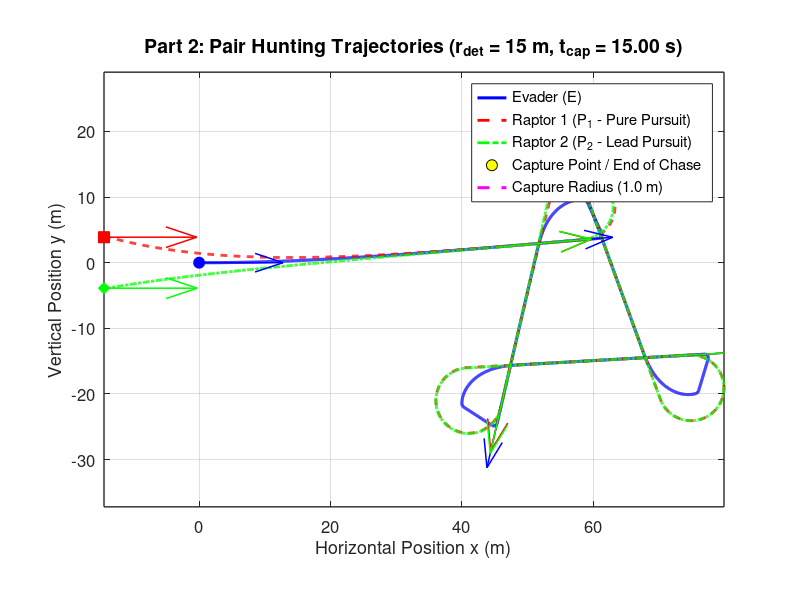
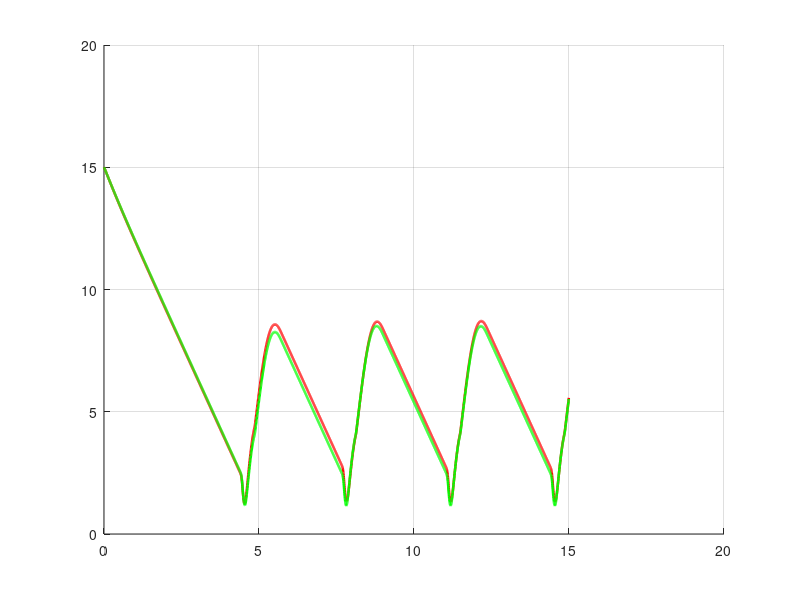

Here is the MATLAB script that generated these plots, in order: (Note: this script raises an error after producing the figures.)
% strategy_2_realistic_radius.m
% Part 2: Cooperative Pair Hunting (Pure Pursuit + Lead Pursuit Pincer)
clear; clc; close all;

%% 1. Model Parameters
v_p = 60 / 3.6;          % Pursuer speed (16.67 m/s)
v_e = 50 / 3.6;          % Evader speed (13.89 m/s)
R_p = 5.0;               % Pursuer min turning radius (m) - Realistic biological limit
R_e = 0.5;               % Evader min turning radius (m)

w_p_max = v_p / R_p;     % Max angular velocity of pursuer (3.33 rad/s)
w_e_max = v_e / R_e;     % Max angular velocity of evader (27.78 rad/s)

l_cap = 1.0;             % Capture radius (m)
r_det = 25.0;            % Initial detection distance (m) [15, 50]
r_jink = 2.5;            % Critical jink distance (m) - Set to optimal
tau_max = 0.6;           % Max look-ahead time for P2 lead pursuit (s)
T_max = 15.0;            % Raptor stamina limit (s)
dt = 0.005;              % Time step (s)
N = round(T_max / dt);
start_distances = [15, 20, 25, 30, 35];
flank_angles = deg2rad([15, 20, 25, 30, 35]);
plot_folder = fullfile(pwd, 'strategy_2_realistic_radius_plots');
if ~exist(plot_folder, 'dir')
    mkdir(plot_folder);
end

for scenario = 1:5
r_det = start_distances(scenario);
%% 2. Initial Conditions (t = 0)
alpha = flank_angles(scenario);

% Preallocate state arrays
x_E  = zeros(1, N); y_E  = zeros(1, N); theta_E  = zeros(1, N);
x_P1 = zeros(1, N); y_P1 = zeros(1, N); theta_P1 = zeros(1, N);
x_P2 = zeros(1, N); y_P2 = zeros(1, N); theta_P2 = zeros(1, N);
d1 = zeros(1, N); d2 = zeros(1, N);
t_vec = (0:N-1) * dt;

% Evader starts at origin facing +x
x_E(1) = 0; y_E(1) = 0; theta_E(1) = 0;

% Pursuer 1 (Top/Left Flank) & Pursuer 2 (Bottom/Right Flank)
x_P1(1) = -r_det * cos(alpha);  y_P1(1) =  r_det * sin(alpha);  theta_P1(1) = 0;
x_P2(1) = -r_det * cos(-alpha); y_P2(1) =  r_det * sin(-alpha); theta_P2(1) = 0;

captured = false;
end_idx = N;

% Evasion state variables
is_jinking = false;
theta_target = 0;
optimal_angle = deg2rad(110); % Optimal inside cut angle found via sweep

%% 3. Time-Stepping Simulation Loop (Forward Euler)
for k = 1:N-1
    d1(k) = hypot(x_E(k) - x_P1(k), y_E(k) - y_P1(k));
    d2(k) = hypot(x_E(k) - x_P2(k), y_E(k) - y_P2(k));
    
    if min(d1(k), d2(k)) <= l_cap
        captured = true;
        end_idx = k;
        break;
    end
    
    % --- Pursuer 1 Control: Pure Pursuit (Direct Line-of-Sight) ---
    theta_LOS1 = atan2(y_E(k) - y_P1(k), x_E(k) - x_P1(k));
    dtheta_P1 = atan2(sin(theta_LOS1 - theta_P1(k)), cos(theta_LOS1 - theta_P1(k)));
    if abs(dtheta_P1) <= w_p_max * dt
        w_P1 = dtheta_P1 / dt;
    else
        w_P1 = w_p_max * sign(dtheta_P1);
    end
    
    % --- Pursuer 2 Control: Cooperative Lead Pursuit ---
    tau = min(tau_max, d2(k) / v_p);
    x_lead = x_E(k) + tau * v_e * cos(theta_E(k));
    y_lead = y_E(k) + tau * v_e * sin(theta_E(k));
    
    theta_LOS2 = atan2(y_lead - y_P2(k), x_lead - x_P2(k));
    dtheta_P2 = atan2(sin(theta_LOS2 - theta_P2(k)), cos(theta_LOS2 - theta_P2(k)));
    if abs(dtheta_P2) <= w_p_max * dt
        w_P2 = dtheta_P2 / dt;
    else
        w_P2 = w_p_max * sign(dtheta_P2);
    end
    
    % --- Evader Control (Inside Cut with Reset) ---
    if is_jinking && min(d1(k), d2(k)) > (r_jink + 1.5)
        is_jinking = false; % Reset to flee mode once raptor overshoots
    end

    if ~is_jinking && (d1(k) <= r_jink || d2(k) <= r_jink)
        is_jinking = true;
        if d1(k) <= d2(k)
            % Threat is P1. Inside cut 110 degrees relative to P1.
            theta_target = theta_LOS1 + optimal_angle; 
        else
            % Threat is P2. Inside cut 110 degrees relative to P2.
            theta_target = theta_LOS2 - optimal_angle; 
        end
    end

    if is_jinking
        dtheta_E = atan2(sin(theta_target - theta_E(k)), cos(theta_target - theta_E(k)));
        if abs(dtheta_E) <= w_e_max * dt
            w_E = dtheta_E / dt;
        else
            w_E = w_e_max * sign(dtheta_E);
        end
    else
        % When safe, flee along the threat bisector
        vx_threat = (x_E(k) - x_P1(k))/d1(k) + (x_E(k) - x_P2(k))/d2(k);
        vy_threat = (y_E(k) - y_P1(k))/d1(k) + (y_E(k) - y_P2(k))/d2(k);
        theta_flee = atan2(vy_threat, vx_threat);
        dtheta_E = atan2(sin(theta_flee - theta_E(k)), cos(theta_flee - theta_E(k)));
        if abs(dtheta_E) <= w_e_max * dt
            w_E = dtheta_E / dt;
        else
            w_E = w_e_max * sign(dtheta_E);
        end
    end
    
    % --- Euler Kinematic Updates ---
    x_P1(k+1) = x_P1(k) + v_p * cos(theta_P1(k)) * dt;
    y_P1(k+1) = y_P1(k) + v_p * sin(theta_P1(k)) * dt;
    theta_P1(k+1) = theta_P1(k) + w_P1 * dt;
    
    x_P2(k+1) = x_P2(k) + v_p * cos(theta_P2(k)) * dt;
    y_P2(k+1) = y_P2(k) + v_p * sin(theta_P2(k)) * dt;
    theta_P2(k+1) = theta_P2(k) + w_P2 * dt;
    
    x_E(k+1) = x_E(k) + v_e * cos(theta_E(k)) * dt;
    y_E(k+1) = y_E(k) + v_e * sin(theta_E(k)) * dt;
    theta_E(k+1) = theta_E(k) + w_E * dt;
end

d1(end_idx) = hypot(x_E(end_idx) - x_P1(end_idx), y_E(end_idx) - y_P1(end_idx));
d2(end_idx) = hypot(x_E(end_idx) - x_P2(end_idx), y_E(end_idx) - y_P2(end_idx));

%% 4. Figure 1: Combined 2D Trajectory Plot (All 3 Players on Same Axis)
figure('Color', 'w', 'Position', [80, 80, 1050, 700]);
hold on; grid on; axis equal;

% Plot all 3 trajectories on the same axis
plot(x_E(1:end_idx),  y_E(1:end_idx),  'b-',  'LineWidth', 2.2, 'DisplayName', 'Evader (E)');
plot(x_P1(1:end_idx), y_P1(1:end_idx), 'r--', 'LineWidth', 2.0, 'DisplayName', 'Raptor 1 (P_1 - Pure Pursuit)');
plot(x_P2(1:end_idx), y_P2(1:end_idx), 'g-.', 'LineWidth', 2.0, 'DisplayName', 'Raptor 2 (P_2 - Lead Pursuit)');



% Plot Start Positions (t = 0)
plot(x_E(1),  y_E(1),  'bo', 'MarkerSize', 8, 'MarkerFaceColor', 'b', 'HandleVisibility', 'off');
plot(x_P1(1), y_P1(1), 'rs', 'MarkerSize', 8, 'MarkerFaceColor', 'r', 'HandleVisibility', 'off');
plot(x_P2(1), y_P2(1), 'gd', 'MarkerSize', 8, 'MarkerFaceColor', 'g', 'HandleVisibility', 'off');

% Plot Final/Capture Positions
plot(x_E(end_idx),  y_E(end_idx),  'ko', 'MarkerSize', 12, ...
    'MarkerFaceColor', 'y', 'DisplayName', 'Capture Point / End of Chase');
plot(x_P1(end_idx), y_P1(end_idx), 'ro', 'MarkerSize', 6, 'MarkerFaceColor', 'r', 'HandleVisibility', 'off');
plot(x_P2(end_idx), y_P2(end_idx), 'go', 'MarkerSize', 6, 'MarkerFaceColor', 'g', 'HandleVisibility', 'off');

% Plot Capture Radius Circle around Evader's Final Position
th_circ = linspace(0, 2*pi, 100);
plot(x_E(end_idx) + l_cap*cos(th_circ), y_E(end_idx) + l_cap*sin(th_circ), ...
    'm--', 'LineWidth', 2.2, 'DisplayName', 'Capture Radius (1.0 m)');

% Plot Heading Arrows along the Path
arrow_end = max(1, end_idx - round(0.5 / dt));
if arrow_end > 1
    idx_arrows = round(linspace(1, arrow_end, 5));
    quiver(x_E(idx_arrows),  y_E(idx_arrows),  cos(theta_E(idx_arrows)),  sin(theta_E(idx_arrows)),  0.35, 'b', 'LineWidth', 1.1, 'HandleVisibility', 'off');
    quiver(x_P1(idx_arrows), y_P1(idx_arrows), cos(theta_P1(idx_arrows)), sin(theta_P1(idx_arrows)), 0.35, 'r', 'LineWidth', 1.1, 'HandleVisibility', 'off');
    quiver(x_P2(idx_arrows), y_P2(idx_arrows), cos(theta_P2(idx_arrows)), sin(theta_P2(idx_arrows)), 0.35, 'g', 'LineWidth', 1.1, 'HandleVisibility', 'off');
end

set(gca, 'FontSize', 12, 'LineWidth', 1.0, 'Box', 'on');
xlabel('Horizontal Position x (m)', 'FontSize', 13);
ylabel('Vertical Position y (m)', 'FontSize', 13);
title(sprintf('Part 2: Pair Hunting Trajectories (r_{det} = %.0f m, t_{cap} = %.2f s)', ...
    r_det, t_vec(end_idx)), 'FontSize', 14);
legend('Location', 'best');
exportgraphics(gcf, fullfile(plot_folder, sprintf('scenario_%d_trajectory.png', scenario)), 'Resolution', 200);

%% 5. Figure 2: Separation Distance Plot
figure('Color', 'w', 'Position', [180, 120, 850, 550]);
hold on; grid on;
plot(t_vec(1:end_idx), d1(1:end_idx), 'r-', 'LineWidth', 1.8, 'DisplayName', 'd_1(t) (Raptor 1)');
plot(t_vec(1:end_idx), d2(1:end_idx), 'g-', 'LineWidth', 1.8, 'DisplayName', 'd_2(t) (Raptor 2)');
yline(l_cap, 'k--', 'Capture Threshold (l = 1.0 m)', 'LineWidth', 1.5, 'HandleVisibility', 'off');
yline(r_jink, 'b:', sprintf('Jink Trigger (r_{jink} = %.1f m)', r_jink), 'LineWidth', 1.5, 'HandleVisibility', 'off');
set(gca, 'FontSize', 12, 'LineWidth', 1.0, 'Box', 'on');
xlabel('Time t (s)', 'FontSize', 13);
ylabel('Distance to Prey (m)', 'FontSize', 13);
title('Part 2: Pair Separation Distances vs. Time', 'FontSize', 14);
legend('Location', 'southoutside', 'NumColumns', 2);
exportgraphics(gcf, fullfile(plot_folder, sprintf('scenario_%d_separation.png', scenario)), 'Resolution', 200);
close all;
end

%% 6. Jink-Distance Sweep: Capture Time Histogram
jink_distances = 1.0:0.25:8.0;
capture_times = zeros(5, numel(jink_distances));

for scenario = 1:5
    for j = 1:numel(jink_distances)
        capture_times(scenario, j) = simulate_capture_time( ...
            start_distances(scenario), flank_angles(scenario), ...
            jink_distances(j), v_p, v_e, R_p, R_e, l_cap, ...
            tau_max, T_max, dt);
    end
end

figure('Color', 'w', 'Position', [80, 80, 1200, 850]);
for scenario = 1:5
    subplot(3, 2, scenario);
    bar(jink_distances, capture_times(scenario, :), 1.0, ...
        'FaceColor', [0.25, 0.65, 0.35], 'EdgeColor', 'none');
    hold on; grid on;

    [max_capture_time, max_idx] = max(capture_times(scenario, :));
    plot(jink_distances(max_idx), max_capture_time, 'r^', ...
        'MarkerSize', 9, 'MarkerFaceColor', 'r');
    xline(jink_distances(max_idx), 'r--', 'LineWidth', 1.2);

    xlabel('Jink distance (m)');
    ylabel('Capture time (s)');
    title(sprintf('Scenario %d (r_{det} = %.0f m)', ...
        scenario, start_distances(scenario)));
    legend('Capture time', sprintf('Maximum: %.2f m', jink_distances(max_idx)), ...
        'Location', 'best');
    set(gca, 'FontSize', 10, 'Box', 'on');
end

sgtitle('Strategy 2: Capture Time for a Range of Jink Distances');
exportgraphics(gcf, fullfile(plot_folder, 'jink_distance_capture_time.png'), ...
    'Resolution', 200);
close all;

fprintf('Strategy 2 maximum capture times by scenario:\n');
for scenario = 1:5
    [max_capture_time, max_idx] = max(capture_times(scenario, :));
    fprintf('  Scenario %d: %.2f m jink distance -> %.2f s capture time\n', ...
        scenario, jink_distances(max_idx), max_capture_time);
end

%% 7. Jink-Angle Sweep: Capture Time Histogram
angle_offsets = deg2rad(0:5:180);
angle_capture_times = zeros(5, numel(angle_offsets));

for scenario = 1:5
    for j = 1:numel(angle_offsets)
        angle_capture_times(scenario, j) = simulate_capture_time_angle( ...
            start_distances(scenario), flank_angles(scenario), r_jink, ...
            angle_offsets(j), v_p, v_e, R_p, R_e, l_cap, tau_max, ...
            T_max, dt);
    end
end

figure('Color', 'w', 'Position', [80, 80, 1200, 850]);
for scenario = 1:5
    subplot(3, 2, scenario);
    bar(rad2deg(angle_offsets), angle_capture_times(scenario, :), 1.0, ...
        'FaceColor', [0.75, 0.45, 0.20], 'EdgeColor', 'none');
    hold on; grid on;

    [max_capture_time, max_idx] = max(angle_capture_times(scenario, :));
    plot(rad2deg(angle_offsets(max_idx)), max_capture_time, 'r^', ...
        'MarkerSize', 9, 'MarkerFaceColor', 'r');
    xline(rad2deg(angle_offsets(max_idx)), 'r--', 'LineWidth', 1.2);

    xlabel('Jink angle offset (degrees)');
    ylabel('Capture time (s)');
    title(sprintf('Scenario %d (r_{det} = %.0f m)', ...
        scenario, start_distances(scenario)));
    legend('Capture time', sprintf('Maximum: %.0f deg', ...
        rad2deg(angle_offsets(max_idx))), 'Location', 'best');
    set(gca, 'FontSize', 10, 'Box', 'on');
end

sgtitle(sprintf('Strategy 2: Capture Time by Jink Angle (r_{jink} = %.1f m)', ...
    r_jink));
exportgraphics(gcf, fullfile(plot_folder, 'jink_angle_capture_time.png'), ...
    'Resolution', 200);
close all;

fprintf('Strategy 2 maximum capture angles by scenario:\n');
for scenario = 1:5
    [max_capture_time, max_idx] = max(angle_capture_times(scenario, :));
    fprintf('  Scenario %d: %.0f degree angle -> %.2f s capture time\n', ...
        scenario, rad2deg(angle_offsets(max_idx)), max_capture_time);
end

function capture_time = simulate_capture_time(r_det, alpha, r_jink, ...
    v_p, v_e, R_p, R_e, l_cap, tau_max, T_max, dt)
    w_p_max = v_p / R_p;
    w_e_max = v_e / R_e;
    N = round(T_max / dt);

    x_E = 0; y_E = 0; theta_E = 0;
    x_P1 = -r_det * cos(alpha); y_P1 = r_det * sin(alpha); theta_P1 = 0;
    x_P2 = -r_det * cos(-alpha); y_P2 = r_det * sin(-alpha); theta_P2 = 0;
    capture_time = T_max;
    
    is_jinking = false;
    theta_target = 0;

    for k = 1:N-1
        d1 = hypot(x_E - x_P1, y_E - y_P1);
        d2 = hypot(x_E - x_P2, y_E - y_P2);
        if min(d1, d2) <= l_cap
            capture_time = (k - 1) * dt;
            return;
        end

        theta_LOS1 = atan2(y_E - y_P1, x_E - x_P1);
        dtheta_P1 = atan2(sin(theta_LOS1 - theta_P1), cos(theta_LOS1 - theta_P1));
        if abs(dtheta_P1) <= w_p_max * dt
            w_P1 = dtheta_P1 / dt;
        else
            w_P1 = w_p_max * sign(dtheta_P1);
        end

        tau = min(tau_max, d2 / v_p);
        x_lead = x_E + tau * v_e * cos(theta_E);
        y_lead = y_E + tau * v_e * sin(theta_E);
        theta_LOS2 = atan2(y_lead - y_P2, x_lead - x_P2);
        dtheta_P2 = atan2(sin(theta_LOS2 - theta_P2), cos(theta_LOS2 - theta_P2));
        if abs(dtheta_P2) <= w_p_max * dt
            w_P2 = dtheta_P2 / dt;
        else
            w_P2 = w_p_max * sign(dtheta_P2);
        end

        % --- Evader Control (Inside Cut with Reset) ---
        if is_jinking && min(d1, d2) > (r_jink + 1.5)
            is_jinking = false; % Reset when safe
        end

        if ~is_jinking && (d1 <= r_jink || d2 <= r_jink)
            is_jinking = true;
            if d1 <= d2
                % Threat is P1. Inside cut 110 degrees relative to P1.
                theta_target = theta_LOS1 + deg2rad(110); 
            else
                % Threat is P2. Inside cut 110 degrees relative to P2.
                theta_target = theta_LOS2 - deg2rad(110); 
            end
        end

        if is_jinking
            dtheta_E = atan2(sin(theta_target - theta_E), cos(theta_target - theta_E));
            if abs(dtheta_E) <= w_e_max * dt
                w_E = dtheta_E / dt;
            else
                w_E = w_e_max * sign(dtheta_E);
            end
        else
            vx_threat = (x_E - x_P1) / d1 + (x_E - x_P2) / d2;
            vy_threat = (y_E - y_P1) / d1 + (y_E - y_P2) / d2;
            theta_flee = atan2(vy_threat, vx_threat);
            dtheta_E = atan2(sin(theta_flee - theta_E), cos(theta_flee - theta_E));
            if abs(dtheta_E) <= w_e_max * dt
                w_E = dtheta_E / dt;
            else
                w_E = w_e_max * sign(dtheta_E);
            end
        end

        x_P1 = x_P1 + v_p * cos(theta_P1) * dt;
        y_P1 = y_P1 + v_p * sin(theta_P1) * dt;
        theta_P1 = theta_P1 + w_P1 * dt;
        x_P2 = x_P2 + v_p * cos(theta_P2) * dt;
        y_P2 = y_P2 + v_p * sin(theta_P2) * dt;
        theta_P2 = theta_P2 + w_P2 * dt;
        x_E = x_E + v_e * cos(theta_E) * dt;
        y_E = y_E + v_e * sin(theta_E) * dt;
        theta_E = theta_E + w_E * dt;
    end
end

function capture_time = simulate_capture_time_angle(r_det, alpha, r_jink, ...
    angle_offset, v_p, v_e, R_p, R_e, l_cap, tau_max, T_max, dt)
    w_p_max = v_p / R_p;
    w_e_max = v_e / R_e;
    N = round(T_max / dt);

    x_E = 0; y_E = 0; theta_E = 0;
    x_P1 = -r_det * cos(alpha); y_P1 = r_det * sin(alpha); theta_P1 = 0;
    x_P2 = -r_det * cos(-alpha); y_P2 = r_det * sin(-alpha); theta_P2 = 0;
    capture_time = T_max;
    
    is_jinking = false;
    theta_target = 0;

    for k = 1:N-1
        d1 = hypot(x_E - x_P1, y_E - y_P1);
        d2 = hypot(x_E - x_P2, y_E - y_P2);
        if min(d1, d2) <= l_cap
            capture_time = (k - 1) * dt;
            return;
        end

        theta_LOS1 = atan2(y_E - y_P1, x_E - x_P1);
        dtheta_P1 = atan2(sin(theta_LOS1 - theta_P1), cos(theta_LOS1 - theta_P1));
        if abs(dtheta_P1) <= w_p_max * dt
            w_P1 = dtheta_P1 / dt;
        else
            w_P1 = w_p_max * sign(dtheta_P1);
        end

        tau = min(tau_max, d2 / v_p);
        x_lead = x_E + tau * v_e * cos(theta_E);
        y_lead = y_E + tau * v_e * sin(theta_E);
        theta_LOS2 = atan2(y_lead - y_P2, x_lead - x_P2);
        dtheta_P2 = atan2(sin(theta_LOS2 - theta_P2), cos(theta_LOS2 - theta_P2));
        if abs(dtheta_P2) <= w_p_max * dt
            w_P2 = dtheta_P2 / dt;
        else
            w_P2 = w_p_max * sign(dtheta_P2);
        end

        % --- Evader Control (Angle Sweep with Reset) ---
        if is_jinking && min(d1, d2) > (r_jink + 1.5)
            is_jinking = false;
        end

        if ~is_jinking && (d1 <= r_jink || d2 <= r_jink)
            is_jinking = true;
            if d1 <= d2
                theta_target = theta_LOS1 + angle_offset;
            else
                theta_target = theta_LOS2 - angle_offset;
            end
        end

        if is_jinking
            dtheta_E = atan2(sin(theta_target - theta_E), cos(theta_target - theta_E));
            if abs(dtheta_E) <= w_e_max * dt
                w_E = dtheta_E / dt;
            else
                w_E = w_e_max * sign(dtheta_E);
            end
        else
            vx_threat = (x_E - x_P1) / d1 + (x_E - x_P2) / d2;
            vy_threat = (y_E - y_P1) / d1 + (y_E - y_P2) / d2;
            theta_flee = atan2(vy_threat, vx_threat);
            dtheta_E = atan2(sin(theta_flee - theta_E), cos(theta_flee - theta_E));
            if abs(dtheta_E) <= w_e_max * dt
                w_E = dtheta_E / dt;
            else
                w_E = w_e_max * sign(dtheta_E);
            end
        end

        x_P1 = x_P1 + v_p * cos(theta_P1) * dt;
        y_P1 = y_P1 + v_p * sin(theta_P1) * dt;
        theta_P1 = theta_P1 + w_P1 * dt;
        x_P2 = x_P2 + v_p * cos(theta_P2) * dt;
        y_P2 = y_P2 + v_p * sin(theta_P2) * dt;
        theta_P2 = theta_P2 + w_P2 * dt;
        x_E = x_E + v_e * cos(theta_E) * dt;
        y_E = y_E + v_e * sin(theta_E) * dt;
        theta_E = theta_E + w_E * dt;
    end
end
